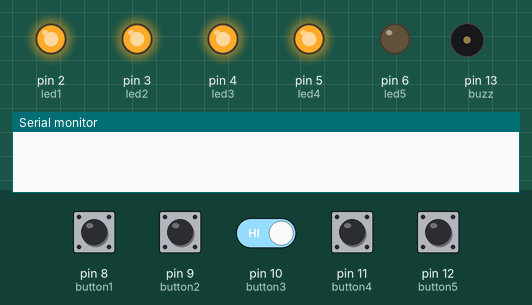
This sketch was run on a simulated Arduino Uno, built with avr-gcc and run on an emulated ATmega328P. Parts: output pins drawn as LEDs (lit = HIGH), buzzer (waves = sounding, pin HIGH), the last lines printed to the serial monitor. Dashed ring = blinking. Inputs (shaded band) come from the test bench; at power-on: pin 8 (button1), pin 9 (button2), pin 10 (button3), pin 11 (button4), pin 12 (button5) HIGH.

Above: at 1.2 s.
1.3 s: pin 12 (button5) pulled LOW for 1 s
At 1.77 s:
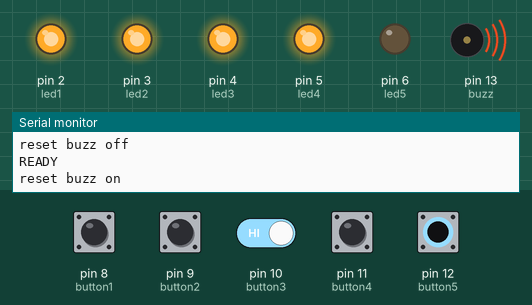
4.3 s: pin 8 (button1) pulled LOW for 0.15 s
At 6.3 s:
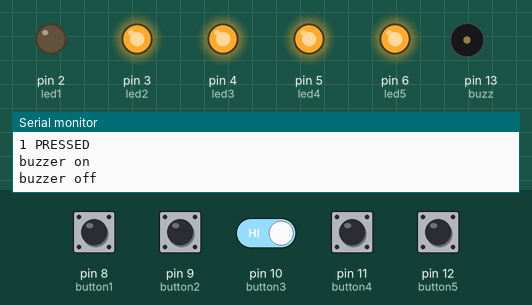
6.6 s: pin 12 (button5) pulled LOW for 0.15 s
At 7.9 s:
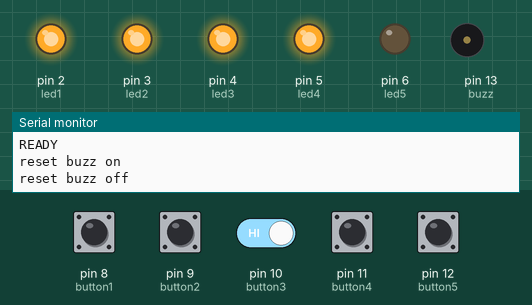
8.2 s: pin 9 (button2) pulled LOW for 0.15 s
At 9.3 s:
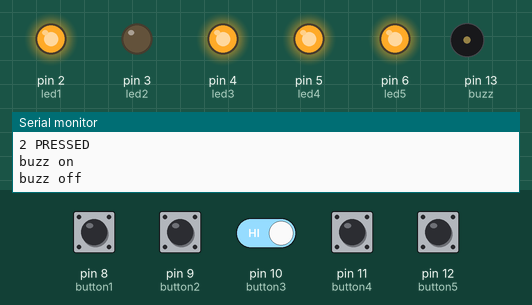
10.5 s: pin 10 (button3) driven LOW and pin 12 (button5) driven LOW
At 10.9 s:
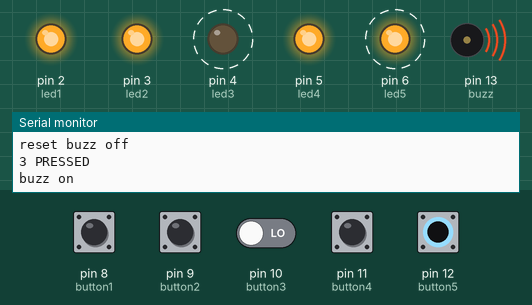
13.5 s: pin 11 (button4) pulled LOW for 1 s
At 15.3 s:
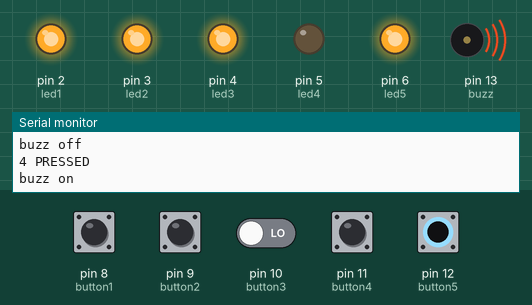
Timing chart, 0 to 18.0 s (numbered marks = the images above; inputs shaded):
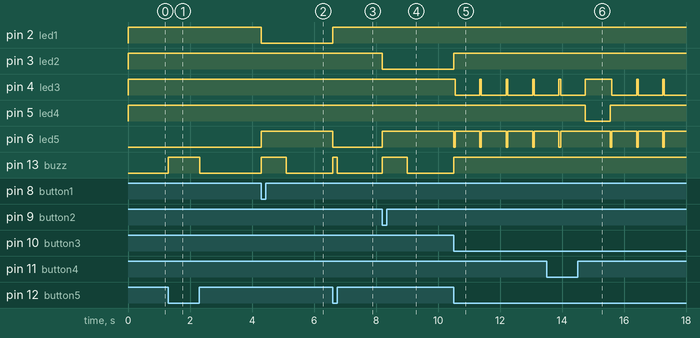

Measured:
- after the input at 1.3 s, pin 13 (buzz): LOW → HIGH at once, → LOW 1.0 s later
- after the input at 4.3 s, pin 2 (led1): HIGH → LOW at once; pin 6 (led5): LOW → HIGH at once; pin 13 (buzz): LOW → HIGH at once, → LOW 0.80 s later
- after the input at 6.6 s, pin 2 (led1): LOW → HIGH at once; pin 6 (led5): HIGH → LOW at once; pin 13 (buzz): LOW → HIGH at once, → LOW 0.15 s later
- after the input at 8.2 s, pin 3 (led2): HIGH → LOW at once; pin 6 (led5): LOW → HIGH at once; pin 13 (buzz): LOW → HIGH at once, → LOW 0.80 s later
- after the input at 10.5 s, pin 3 (led2), pin 13 (buzz): LOW → HIGH at once; pin 4 (led3): alternates HIGH for 0.05 s and LOW for 0.80 s, starting after 0.05 s; pin 6 (led5): alternates HIGH for 0.80 s and LOW for 0.05 s, starting at once
- after the input at 13.5 s, pin 5 (led4): HIGH → LOW after 1.3 s, → HIGH 0.80 s later

The sketch:

buzzer.ino
```cpp
const int button1=8;  //user1
const int button2=9;  //user2
const int button3=10;  //user3
const int button4=11;  //user4
const int button5=12;  //reset
int led1=2; //user1
int led2=3;  //user2
int led3=4;  //user3
int led4=5;  //user4
int led5=6;   //reset
int buzz=13;    //buzzer
int bs1;  //reference varible for user1
int bs2;  //reference variable for user2
int bs3;  //RV for user3
int bs4;  //RV for user4
int bs5;   //refernce variable for reset
unsigned char flag = 0;

void setup()
{
  pinMode(button1,INPUT_PULLUP);
  pinMode(button2,INPUT_PULLUP);
  pinMode(button3,INPUT_PULLUP);
  pinMode(button4,INPUT_PULLUP);
  pinMode(button5,INPUT_PULLUP);
  pinMode(led1,OUTPUT);
  pinMode(led2,OUTPUT);
  pinMode(led3,OUTPUT);
  pinMode(led4,OUTPUT);
  pinMode(led5,OUTPUT);
  pinMode(buzz,OUTPUT);
  Serial.begin(19200);
}

void loop()
{
  bs5=1;
  digitalWrite(led1,1);
  digitalWrite(led2,1);
  digitalWrite(led3,1);
  digitalWrite(led4,1);
  digitalWrite(led5,0);
  bs5=digitalRead(button5);

  if(bs5==0)        //reset switch on
  {
    flag=1;
    Serial.println("READY");
    digitalWrite(led5,0);
    digitalWrite(buzz,1);
    Serial.println("reset buzz on");
    delay(50);
    digitalWrite(buzz,0);
    Serial.println("reset buzz off");
   }

  if(flag==1)
  {
    bs1=digitalRead(button1);
    bs2=digitalRead(button2);
    bs3=digitalRead(button3);
    bs4=digitalRead(button4);

    if(bs1==0)      //condition for 1st button
    {
      flag=1;
      digitalWrite(led5,1);
      Serial.println("1 PRESSED");
      digitalWrite(buzz,1);
      Serial.println("buzzer on");
      digitalWrite(led1,0);
      digitalWrite(led2,1);
      digitalWrite(led3,1);
      digitalWrite(led4,1);
      delay(800);
      digitalWrite(buzz,0);
      Serial.println("buzzer off");
      while(digitalRead(button5));      //loop till button5 i.e. reset is 1
    }

    if(bs2==0)      //condition for second button
    {
      flag=1;
      digitalWrite(led5,1);
      Serial.println("2 PRESSED");
      digitalWrite(buzz,1);
      Serial.println("buzz on");
      digitalWrite(led1,1);
      digitalWrite(led2,0);
      digitalWrite(led3,1);
      digitalWrite(led4,1);
      delay(800);
      digitalWrite(buzz,0);
      Serial.println("buzz off");
      while(digitalRead(button5));
    }

    if(bs3==0)        //condition for third button
    {
      flag=1;
      digitalWrite(led5,1);
      Serial.println("3 PRESSED");
      digitalWrite(buzz,1);
      Serial.println("buzz on");
      digitalWrite(led1,1);
      digitalWrite(led2,1);
      digitalWrite(led3,0);
      digitalWrite(led4,1);
      delay(800);
      digitalWrite(buzz,0);
      Serial.println("buzz off");
      while(digitalRead(button5));
    }

    if(bs4==0)        //condition for forth button
    {
      flag=1;
      digitalWrite(led5,1);
      Serial.println("4 PRESSED");
      digitalWrite(buzz,1);
      Serial.println("buzz on");
      digitalWrite(led1,1);
      digitalWrite(led2,1);
      digitalWrite(led3,1);
      digitalWrite(led4,0);
      delay(800);
      digitalWrite(buzz,0);
      Serial.println("buzz off");
      while(digitalRead(button5));
    }
  }
}
```
